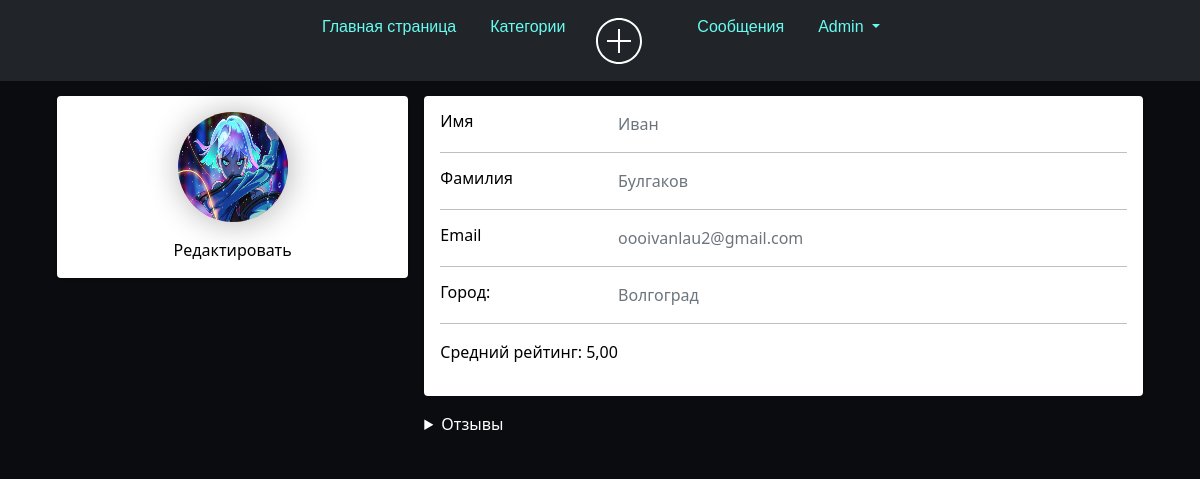
Page /me/user_home/ (signed in) on the committed database.
### user_profile/models.py (models this page shows)
class Profile(models.Model):
    user = models.OneToOneField(User, null=True, blank=True, on_delete=models.CASCADE)
    first_name = models.CharField(max_length=100)
    last_name = models.CharField(max_length=100)
    email = models.EmailField()
    telegram_url = models.URLField(blank=True, null=True)
    youtube_url = models.URLField(blank=True, null=True)
    vk_url = models.URLField(blank=True, null=True)
    profile_picture = models.ImageField("Изображения", default="profile_pictures/default_profile_picture.jpg",
                                        null=True,
                                        blank=True, upload_to='media/profile_pictures')
    city = models.CharField(max_length=100)
    def __str__(self):
        return self.user.username

### user_profile/views.py (the view)
# urls.py: path('user_home/', views.User_View, name='user_home'),
def User_View(request):
    profile = request.user.profile
    reviews = Comment.objects.filter(profile=profile).order_by('-created_at')
    average_stars = reviews.aggregate(Avg('stars'))['stars__avg']
    form = ProfileForm(instance=profile)
    if request.method == 'POST':
        form = ProfileForm(request.POST, request.FILES, instance=profile)
        if form.is_valid():
            form.save()
            return redirect('user_home')
    context = {'form': form, 'reviews': reviews, 'average_stars': average_stars}
    return render(request, 'home_user.html', context)

### user_profile/templates/home_user.html (shortened to what this page needs)
{% extends 'tasks_app/layout.html' %}
{% block content %}
<div class="container">
    <div class="main-body">
          <div class="row gutters-sm">
            <div class="col-md-4 mb-3">
              <div class="card">
                <div class="card-body">
                  <div class="d-flex flex-column align-items-center text-center">
                      <a href="{% url 'logout' %}">
                          <img class="profile-pic" src="{{ request.user.profile.profile_picture.url }}" alt="logo">
                      </a>
                 <div class="mt-3">
                   <a class="lin" href="{% url 'profile' %}">Редактировать</a>
                    </div>
                  </div>
                </div>
              </div>
            </div>
            <div class="col-md-8">
              <div class="card mb-3">
                <div class="card-body">
                  <div class="row">
                    <div class="col-sm-3">
                      <h6 class="mb-0">Имя</h6>
                    </div>
                    <div class="col-sm-9 text-secondary">
                        {% if form.first_name.value %}
                            {{ form.first_name.value }}
                        {% else %}
                            PUSTO
                        {% endif %}
                    </div>
                  </div>
                  <hr>
                  <div class="row">
                    <div class="col-sm-3">
                      <h6 class="mb-0">Фамилия</h6>
                    </div>
                    <div class="col-sm-9 text-secondary">
                        {% if form.last_name.value %}
                            {{ form.last_name.value }}
                        {% else %}
                            PUSTO
                        {% endif %}
                    </div>
                  </div>
                  <hr>
                  <div class="row">
                    <div class="col-sm-3">
                      <h6 class="mb-0">Email</h6>
                    </div>
                    <div class="col-sm-9 text-secondary">
                    {% if form.email.value %}
                        {{ form.email.value }}
                    {% else %}
                        {{ user.email }}
                    {% endif %}
                    </div>
                  </div>
                  <hr>
                  <div class="row">
                    <div class="col-sm-3">
                      <h6 class="mb-0">Город:</h6>
                    </div>
                    <div class="col-sm-9 text-secondary">
                        {% if form.city.value %}
                            {{ form.city.value }}
                        {% else %}
                            Заполни
                        {% endif %}
                    </div>
                  </div>
                  <hr>
                  <p>Средний рейтинг:  {{ average_stars|floatformat:'2'|default:"Нет отзывов" }}</p>
                </div>
              </div>
<details>
    <summary style="color: #fff;">Отзывы</summary>
  </details>
                    </div>
                  </div>
                </div>
              </div>
{% endblock %}

### tasks_app/templates/tasks_app/layout.html (shortened to what this page needs)
{% load static %}
<html lang="en">
<head>
    <link rel="stylesheet" href="https://cdn.jsdelivr.net/npm/bootstrap@5.2.3/dist/css/bootstrap.min.css">
    <link rel="stylesheet" href="{% static 'tasks_app/css/tasks_app.css' %}">
</head>
<body>
    <aside>
        <div class="bar">
                   <ul class="nav justify-content-center navbar navbar-expand-lg navbar-dark bg-dark ">
            <li class="nav-item">
                <a class="nav-link active" aria-current="page" href="{% url 'home' %}">Главная страница</a>
            </li>
            <li class="nav-item">
                <a class="nav-link" href="{% url 'category' %}">Категории</a>
            </li>
            <li class="nav-item">
                <a href="{% url 'create' %}" class="bloc-icon">
                    <div class="img">
                    </div>
                </a>
            </li>
                       {% if request.user.is_authenticated %}
            <li class="nav-item">
                <a class="nav-link active" aria-current="page" href="{% url 'inbox' %}">Сообщения</a>
            </li>
                {% endif %}
                <ul class="nav justify-content-end">
                    {% if request.user.is_authenticated %}
                            <li class="nav-item dropdown">
                  <a class="nav-link dropdown-toggle" href="#" role="button" data-bs-toggle="dropdown" aria-expanded="false">
                    {{ user.username }}
                  </a>
                    {% else %}
                </ul>
            <li class="nav-item">
                <a class="nav-link" href="{% url 'register' %}">Регистрация</a>
            </li>
            <li class="nav-item"><a class="nav-link" href="{% url 'login' %}">Войти</a>
                {% endif %}
            </li>
        </ul>
        </div>
    </aside>
                <link href='https://unpkg.com/css.gg@2.0.0/icons/css/list.css' rel='stylesheet'>
    <main>
        {% block content %}
        {% endblock %}
    </main>
</body>
</html>

### tasks_app/static/tasks_app/css/tasks_app.css (style rules this page uses)
html, body { width: 100%; height:100%; }
body { background: #0B0C10; }
li { display: inline-block; }
.nav-link { margin-top: 18px; margin-block: 26px; margin-block-start: -1px; margin-left: 2px; color: #66FCF1; }
.bloc-icon { display: flex; justify-content: center; align-items: center; }
.img { width: 98px; border-radius: 50%; position: relative; left: -12px; }
.justify-content-center { justify-content: center!important; margin-top: 0px; font-family: "Poppins", sans-serif; }
.justify-content-end { justify-content: flex-end!important; margin-top: 0px; font-family: "Poppins", sans-serif; }

### user_profile/templates/home_user.html (style rules this page uses)
body { margin-top:20px; text-align: left; margin-top: 0; }
.profile-pic { height: 110px; width: 110px; background: linear-gradient(90deg, #ff9966, #ff5e62); z-index: 10; box-shadow: 1px 1px 2rem rgba(0, 0, 0, 0.3); border-radius: 100%; left: -10%; top: -13%; display: flex; align-items: center; justify-content: center; }
.main-body { padding: 15px; }
.card { box-shadow: 0 1px 3px 0 rgba(0,0,0,.1), 0 1px 2px 0 rgba(0,0,0,.06); }
.card { position: relative; display: flex; flex-direction: column; min-width: 0; word-wrap: break-word; background-clip: border-box; border: 0 solid rgba(0,0,0,.125); border-radius: .25rem; }
.card-body { flex: 1 1 auto; min-height: 1px; padding: 1rem; }
.gutters-sm { margin-right: -8px; margin-left: -8px; }
.gutters-sm>.col, .gutters-sm>[class*=col-] { padding-right: 8px; padding-left: 8px; }
.mb-3, .my-3 { margin-bottom: 1rem!important; }
dl, ol, ul { margin-top: -13px; margin-bottom: 0rem; }
ol, ul { padding-left: 1rem; }
.container::after { content: ""; clear: both; display: table; }
.lin { text-decoration: none; color: #000; }
a { text-decoration: none; }
.justify-content-center { justify-content: center!important; margin-top: 0px; }
.justify-content-end { justify-content: flex-end!important; margin-top: 0px; }
.card { background-color: var(--var-bgcolor); color: var(--var-fontcolor); }
:root { --var-bgcolor: #fff; --var-fontcolor: #000; }

### rows in the picture
Profile: first_name.value "Иван", last_name.value "Булгаков", email.value "oooivanlau2@gmail.com", city.value "Волгоград"

### other values in the picture
{{ user.username }} "Admin"
{{ average_stars|floatformat:'2'|default:"Нет отзывов" }} "5,00"
